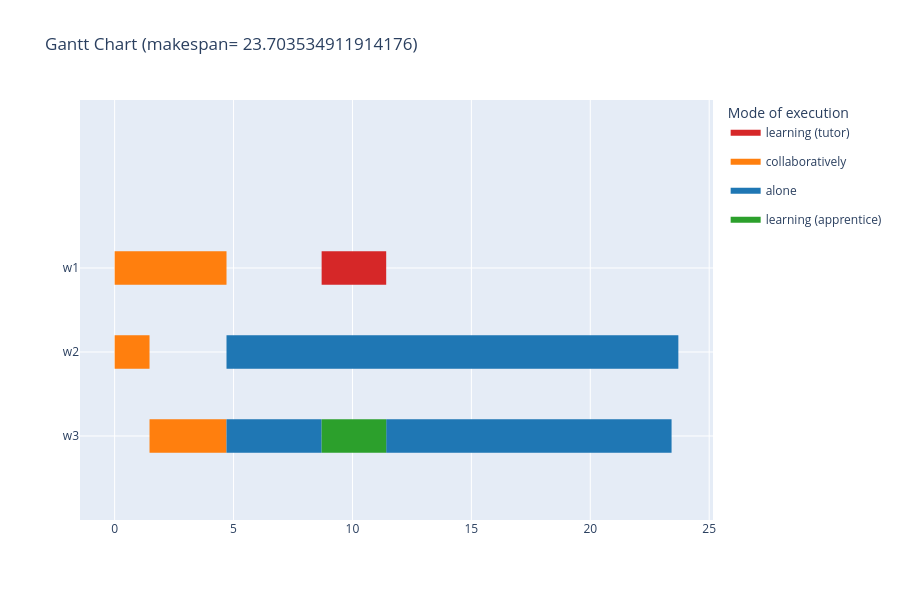

The notebook cell this image was saved under:
### Code cell
gantt_chart(s, instance_generated, color=3, render= "notebook", verbose=False)

### Figure 1 — Plotly figure (JSON) as saved in the notebook; plotly's stock layout.template omitted (floating-point values rounded to 4 significant figures)
{"data": [{"fill": "toself", "fillcolor": "rgb(214, 39, 40)", "hoverinfo": "name", "legendgroup": "rgb(214, 39, 40)", "mode": "none", "name": "learning (tutor)", "showlegend": true, "type": "scatter", "x": [8.704, 11.42, 11.42, 8.704], "y": [1.8, 1.8, 2.2, 2.2]}, {"fill": "toself", "fillcolor": "rgb(255, 127, 14)", "hoverinfo": "name", "legendgroup": "rgb(255, 127, 14)", "mode": "none", "name": "collaboratively", "showlegend": true, "type": "scatter", "x": [0, 1.467, 1.467, 0, 0, 1.467, 4.704, 4.704, 1.467, 1.467, 0, 1.467, 1.467, 0, 0, 1.467, 4.704, 4.704, 1.467], "y": [1.8, 1.8, 2.2, 2.2, null, 1.8, 1.8, 2.2, 2.2, null, 0.8, 0.8, 1.2, 1.2, null, -0.2, -0.2, 0.2, 0.2]}, {"fill": "toself", "fillcolor": "rgb(31, 119, 180)", "hoverinfo": "name", "legendgroup": "rgb(31, 119, 180)", "mode": "none", "name": "alone", "showlegend": true, "type": "scatter", "x": [4.704, 23.7, 23.7, 4.704, 4.704, 4.704, 8.704, 8.704, 4.704, 4.704, 11.42, 23.42, 23.42, 11.42], "y": [0.8, 0.8, 1.2, 1.2, null, -0.2, -0.2, 0.2, 0.2, null, -0.2, -0.2, 0.2, 0.2]}, {"fill": "toself", "fillcolor": "rgb(44, 160, 44)", "hoverinfo": "name", "legendgroup": "rgb(44, 160, 44)", "mode": "none", "name": "learning (apprentice)", "showlegend": true, "type": "scatter", "x": [8.704, 11.42, 11.42, 8.704], "y": [-0.2, -0.2, 0.2, 0.2]}, {"legendgroup": "rgb(214, 39, 40)", "marker": {"color": "rgb(214, 39, 40)", "opacity": 0, "size": 1}, "mode": "markers", "name": "", "showlegend": false, "text": [null, null], "type": "scatter", "x": [8.704, 11.42], "y": [2, 2]}, {"legendgroup": "rgb(255, 127, 14)", "marker": {"color": "rgb(255, 127, 14)", "opacity": 0, "size": 1}, "mode": "markers", "name": "", "showlegend": false, "text": [null, null, null, null, null, null, null, null], "type": "scatter", "x": [0, 1.467, 1.467, 4.704, 0, 1.467, 1.467, 4.704], "y": [2, 2, 2, 2, 1, 1, 0, 0]}, {"legendgroup": "rgb(31, 119, 180)", "marker": {"color": "rgb(31, 119, 180)", "opacity": 0, "size": 1}, "mode": "markers", "name": "", "showlegend": false, "text": [null, null, null, null, null, null], "type": "scatter", "x": [4.704, 23.7, 4.704, 8.704, 11.42, 23.42], "y": [1, 1, 0, 0, 0, 0]}, {"legendgroup": "rgb(44, 160, 44)", "marker": {"color": "rgb(44, 160, 44)", "opacity": 0, "size": 1}, "mode": "markers", "name": "", "showlegend": false, "text": [null, null], "type": "scatter", "x": [8.704, 11.42], "y": [0, 0]}], "layout": {"height": 600, "hovermode": "closest", "legend": {"title": {"text": "Mode of execution"}}, "showlegend": true, "title": {"text": "Gantt Chart (makespan= 23.703534911914176)"}, "xaxis": {"rangeselector": {"buttons": [{"count": 7, "label": "1w", "step": "day", "stepmode": "backward"}, {"count": 1, "label": "1m", "step": "month", "stepmode": "backward"}, {"count": 6, "label": "6m", "step": "month", "stepmode": "backward"}, {"count": 1, "label": "YTD", "step": "year", "stepmode": "todate"}, {"count": 1, "label": "1y", "step": "year", "stepmode": "backward"}, {"step": "all"}]}, "showgrid": true, "type": "linear", "zeroline": false}, "yaxis": {"autorange": false, "range": [-1, 4], "showgrid": true, "ticktext": ["w3", "w2", "w1"], "tickvals": [0, 1, 2], "zeroline": false}}}
